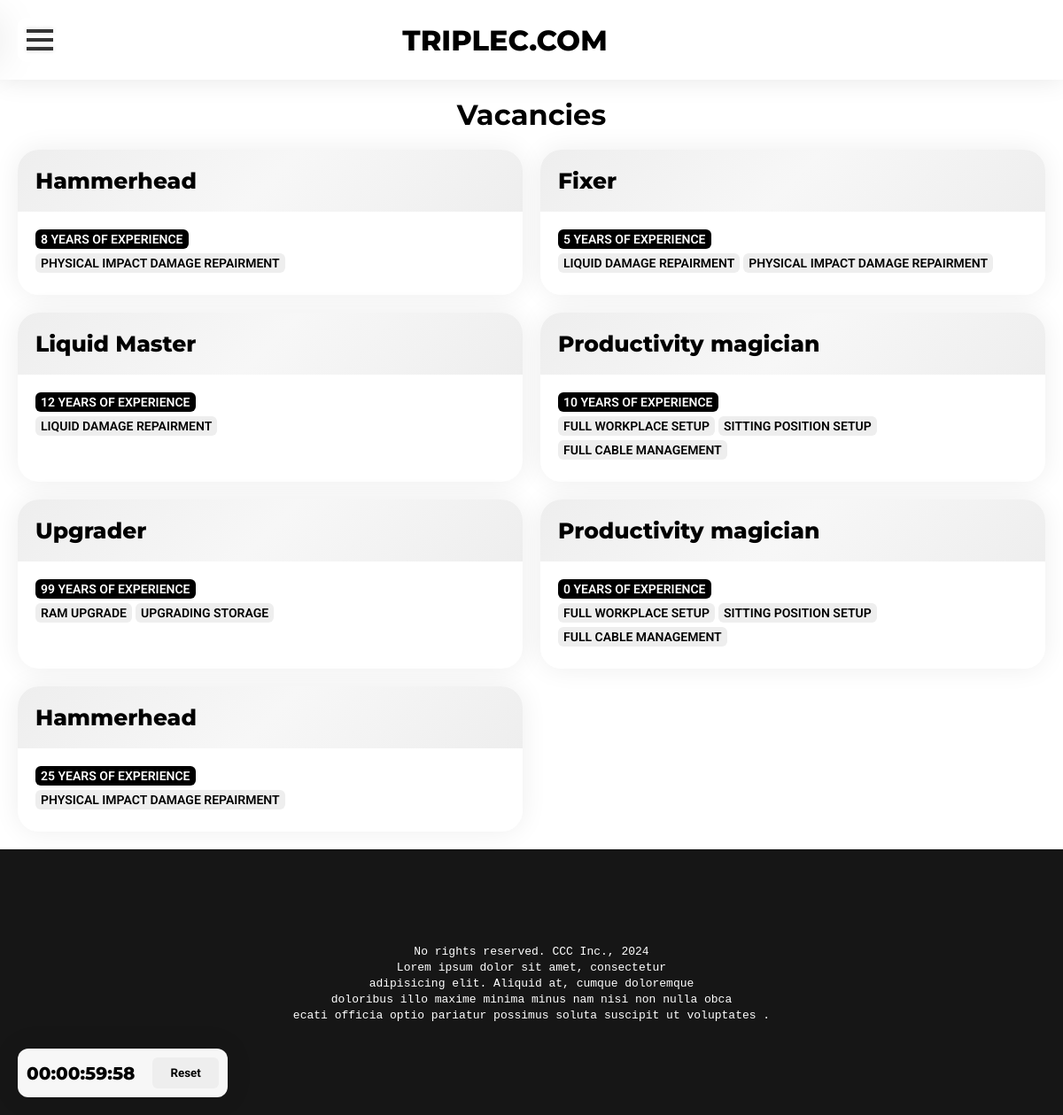
The page /vacancy/ on the database its author committed.
### vacancy_app/models.py (models this page shows, shortened)
class Vacancy(models.Model):
    speciality = models.ForeignKey(MasterSpeciality, on_delete=models.CASCADE)
    experience_in_years = models.IntegerField("Required experience in years", default=0)

### service_app/models.py (models this page shows, shortened)
class MasterSpeciality(models.Model):
    name = models.CharField("Master speciality name", max_length=100)
    description = models.CharField("Master speciality description", max_length=200)
    services = models.ManyToManyField(Service)

class Service(models.Model):
    service_type_id = models.ForeignKey(ServiceType, on_delete=models.CASCADE)
    name = models.CharField("Service name", max_length=100)
    description = models.CharField("Service description", max_length=200)
    base_price_in_usd = models.FloatField("Base service price in USD without parts")
    device_types = models.ManyToManyField(DeviceType)

### vacancy_app/views.py (the view)
# urls.py: path('', views.vacancy_list, name='vacancies')
def vacancy_list(request):
    vacancies = Vacancy.objects.all()
    return render(request, 'vacancy_app/vacancy_list.html', {'vacancies': vacancies})

### vacancy_app/templates/vacancy_app/vacancy_list.html (shortened to what this page needs)
{% extends 'mainapp/layout.html' %}
{% block main_block %}
    <div class="heading_container">
        <h1 class="heading_1">Vacancies</h1>
    </div>
    <div class="service_wrapper_2">
        {% for vacancy in vacancies %}
            {% include 'vacancy_app/vacancy_list_block.html' with vacancy=vacancy %}
        {% endfor %}
    </div>
{% endblock %}

### vacancy_app/templates/vacancy_app/vacancy_list_block.html
<div class="flat_container">
    <div class="flat_container_header">
        <span class="flat_container_heading_text">{{ vacancy.speciality.name }}</span>
    </div>
    <div class="flat_container_body">
        <span class="flat_container_emphasis_text">{{ vacancy.experience_in_years }} years of experience</span>
        <br>
        {% for service in vacancy.speciality.services.all %}
            <span class="flat_container_emphasis_text_light">{{ service.name }}</span>
        {% endfor %}
    </div>
</div>

### static/style.css (style rules this page uses)
* { margin: 0; padding: 0; box-sizing: border-box; }
body { margin: 0 !important; }
.flat_container { border-radius: 24px; background-color: #ffffff; box-shadow: 0 0 30px rgba(0, 0, 0, .07); overflow: hidden; }
.flat_container > .flat_container_header { width: 100%; padding: 20px; background-image: linear-gradient(315deg, #eeeeee, #F7F7F7, #eeeeee); }
.flat_container > .flat_container_body { width: 100%; padding: 20px; background-color: #ffffff; }
.flat_container_heading_text { font-family: "Montserrat", sans-serif; font-weight: 800; font-size: 25px; }
*[class^="flat_container_emphasis_text"] { display: inline-block; padding: 3px 6px; background-color: #000000; border-radius: 6px; font-family: "Roboto", sans-serif; font-weight: 600; color: #ffffff; text-transform: uppercase; font-size: 14px; margin-bottom: 5px; }
.flat_container_emphasis_text_light { background-color: #eeeeee; color: #000000; }
*[class^="heading_container"] { width: 100%; text-align: center; padding-bottom: 20px; }
*[class^="heading"] { font-family: "Montserrat", sans-serif; font-kerning: normal; }
.service_wrapper_2 { display: grid; grid-template-columns: repeat(2, 1fr); grid-gap: 20px; }

### rows shown on the page
Vacancy: speciality.name "Hammerhead", experience_in_years "8"
Service: name "PHYSICAL IMPACT DAMAGE REPAIRMENT"
Vacancy: speciality.name "Fixer", experience_in_years "5"
Service: name "LIQUID DAMAGE REPAIRMENT"
Vacancy: speciality.name "Liquid Master", experience_in_years "12"
Vacancy: speciality.name "Productivity magician", experience_in_years "10"
Service: name "FULL WORKPLACE SETUP"
Service: name "SITTING POSITION SETUP"
Service: name "FULL CABLE MANAGEMENT"
Vacancy: speciality.name "Upgrader", experience_in_years "99"
Service: name "RAM UPGRADE"
Service: name "UPGRADING STORAGE"
Vacancy: speciality.name "Productivity magician", experience_in_years "0"
Vacancy: speciality.name "Hammerhead", experience_in_years "25"
